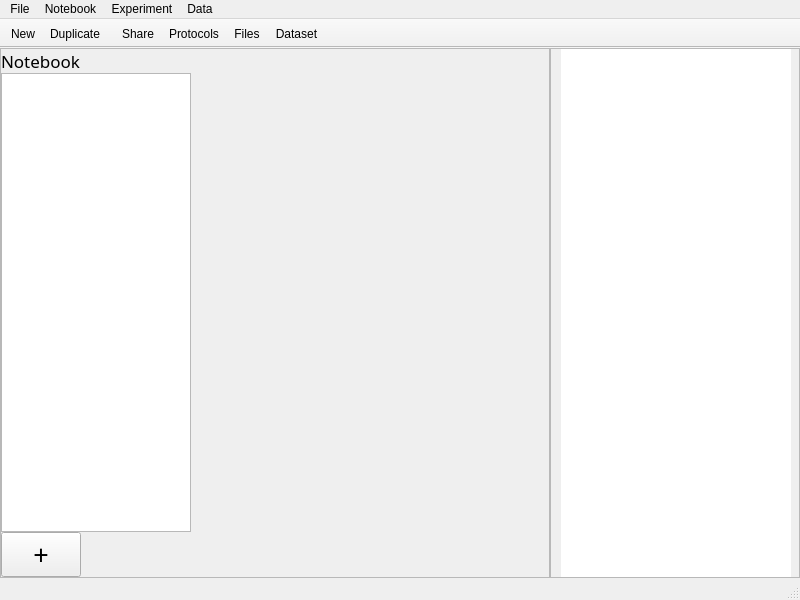
<?xml version="1.0" encoding="UTF-8"?>
<ui version="4.0">
 <class>MainWindow</class>
 <widget class="QMainWindow" name="MainWindow">
  <property name="geometry">
   <rect>
    <x>0</x>
    <y>0</y>
    <width>800</width>
    <height>600</height>
   </rect>
  </property>
  <property name="minimumSize">
   <size>
    <width>700</width>
    <height>450</height>
   </size>
  </property>
  <property name="windowTitle">
   <string>MainWindow</string>
  </property>
  <widget class="QWidget" name="central_widget">
   <layout class="QHBoxLayout" name="horizontalLayout">
    <property name="spacing">
     <number>0</number>
    </property>
    <property name="leftMargin">
     <number>0</number>
    </property>
    <property name="topMargin">
     <number>0</number>
    </property>
    <property name="rightMargin">
     <number>0</number>
    </property>
    <property name="bottomMargin">
     <number>0</number>
    </property>
    <item>
     <widget class="QFrame" name="frame">
      <property name="minimumSize">
       <size>
        <width>0</width>
        <height>0</height>
       </size>
      </property>
      <property name="font">
       <font>
        <pointsize>12</pointsize>
       </font>
      </property>
      <property name="frameShape">
       <enum>QFrame::StyledPanel</enum>
      </property>
      <property name="frameShadow">
       <enum>QFrame::Raised</enum>
      </property>
      <layout class="QVBoxLayout" name="verticalLayout">
       <property name="spacing">
        <number>0</number>
       </property>
       <property name="leftMargin">
        <number>0</number>
       </property>
       <property name="topMargin">
        <number>0</number>
       </property>
       <property name="rightMargin">
        <number>0</number>
       </property>
       <property name="bottomMargin">
        <number>0</number>
       </property>
       <item>
        <widget class="QLabel" name="lbl_notebook">
         <property name="font">
          <font>
           <family>.SF NS Text</family>
           <pointsize>13</pointsize>
           <weight>50</weight>
           <bold>false</bold>
          </font>
         </property>
         <property name="styleSheet">
          <string notr="true"/>
         </property>
         <property name="text">
          <string>Notebook</string>
         </property>
        </widget>
       </item>
       <item>
        <widget class="QListWidget" name="lst_notebook">
         <property name="minimumSize">
          <size>
           <width>190</width>
           <height>0</height>
          </size>
         </property>
         <property name="maximumSize">
          <size>
           <width>190</width>
           <height>16777215</height>
          </size>
         </property>
         <property name="spacing">
          <number>0</number>
         </property>
        </widget>
       </item>
       <item>
        <layout class="QHBoxLayout" name="frame_layout">
         <property name="spacing">
          <number>0</number>
         </property>
         <item>
          <widget class="QPushButton" name="btn_add_notebook">
           <property name="minimumSize">
            <size>
             <width>0</width>
             <height>0</height>
            </size>
           </property>
           <property name="font">
            <font>
             <family>.SF NS Text</family>
             <pointsize>20</pointsize>
             <weight>50</weight>
             <bold>false</bold>
            </font>
           </property>
           <property name="toolTip">
            <string/>
           </property>
           <property name="styleSheet">
            <string notr="true"/>
           </property>
           <property name="text">
            <string>+</string>
           </property>
           <property name="flat">
            <bool>false</bool>
           </property>
          </widget>
         </item>
         <item>
          <widget class="QPushButton" name="btn_settings">
           <property name="minimumSize">
            <size>
             <width>0</width>
             <height>0</height>
            </size>
           </property>
           <property name="maximumSize">
            <size>
             <width>16777215</width>
             <height>16777215</height>
            </size>
           </property>
           <property name="text">
            <string/>
           </property>
           <property name="iconSize">
            <size>
             <width>16</width>
             <height>16</height>
            </size>
           </property>
           <property name="flat">
            <bool>true</bool>
           </property>
          </widget>
         </item>
         <item>
          <spacer name="horizontalSpacer">
           <property name="orientation">
            <enum>Qt::Horizontal</enum>
           </property>
           <property name="sizeHint" stdset="0">
            <size>
             <width>40</width>
             <height>20</height>
            </size>
           </property>
          </spacer>
         </item>
        </layout>
       </item>
      </layout>
     </widget>
    </item>
    <item>
     <widget class="QFrame" name="entry_frame">
      <property name="minimumSize">
       <size>
        <width>250</width>
        <height>0</height>
       </size>
      </property>
      <property name="maximumSize">
       <size>
        <width>250</width>
        <height>16777215</height>
       </size>
      </property>
      <property name="frameShape">
       <enum>QFrame::StyledPanel</enum>
      </property>
      <property name="frameShadow">
       <enum>QFrame::Raised</enum>
      </property>
      <layout class="QHBoxLayout" name="horizontalLayout_2">
       <property name="spacing">
        <number>0</number>
       </property>
       <property name="leftMargin">
        <number>10</number>
       </property>
       <property name="topMargin">
        <number>0</number>
       </property>
       <property name="rightMargin">
        <number>10</number>
       </property>
       <property name="bottomMargin">
        <number>0</number>
       </property>
       <item>
        <widget class="QListWidget" name="lst_entry">
         <property name="minimumSize">
          <size>
           <width>230</width>
           <height>0</height>
          </size>
         </property>
         <property name="maximumSize">
          <size>
           <width>230</width>
           <height>16777215</height>
          </size>
         </property>
         <property name="autoFillBackground">
          <bool>false</bool>
         </property>
         <property name="styleSheet">
          <string notr="true"/>
         </property>
         <property name="frameShape">
          <enum>QFrame::NoFrame</enum>
         </property>
         <property name="spacing">
          <number>5</number>
         </property>
        </widget>
       </item>
      </layout>
     </widget>
    </item>
   </layout>
  </widget>
  <widget class="QMenuBar" name="menubar">
   <property name="geometry">
    <rect>
     <x>0</x>
     <y>0</y>
     <width>800</width>
     <height>22</height>
    </rect>
   </property>
   <widget class="QMenu" name="menuFile">
    <property name="title">
     <string>File</string>
    </property>
    <addaction name="act_new_experiment"/>
    <addaction name="separator"/>
    <addaction name="actionExport_as_PDF"/>
   </widget>
   <widget class="QMenu" name="menuNotebook">
    <property name="title">
     <string>Notebook</string>
    </property>
    <addaction name="actionNew_notebook"/>
    <addaction name="actionEdit_notebook"/>
    <addaction name="separator"/>
    <addaction name="actionDelete_notebook"/>
   </widget>
   <widget class="QMenu" name="menuExperiment">
    <property name="title">
     <string>Experiment</string>
    </property>
    <addaction name="actionNew_experiment_2"/>
    <addaction name="actionDuplicate_experiment"/>
   </widget>
   <widget class="QMenu" name="menuData">
    <property name="title">
     <string>Data</string>
    </property>
    <addaction name="act_protocols"/>
    <addaction name="act_files"/>
    <addaction name="act_dataset"/>
   </widget>
   <addaction name="menuFile"/>
   <addaction name="menuNotebook"/>
   <addaction name="menuExperiment"/>
   <addaction name="menuData"/>
  </widget>
  <widget class="QStatusBar" name="statusBar"/>
  <widget class="QToolBar" name="experiment_toolbar">
   <property name="windowTitle">
    <string>toolBar</string>
   </property>
   <property name="movable">
    <bool>false</bool>
   </property>
   <property name="iconSize">
    <size>
     <width>16</width>
     <height>16</height>
    </size>
   </property>
   <property name="toolButtonStyle">
    <enum>Qt::ToolButtonTextUnderIcon</enum>
   </property>
   <property name="floatable">
    <bool>false</bool>
   </property>
   <attribute name="toolBarArea">
    <enum>TopToolBarArea</enum>
   </attribute>
   <attribute name="toolBarBreak">
    <bool>false</bool>
   </attribute>
   <addaction name="act_new"/>
   <addaction name="act_duplicate"/>
  </widget>
  <widget class="QToolBar" name="data_toolbar">
   <property name="windowTitle">
    <string>toolBar_2</string>
   </property>
   <property name="movable">
    <bool>false</bool>
   </property>
   <property name="iconSize">
    <size>
     <width>16</width>
     <height>16</height>
    </size>
   </property>
   <property name="toolButtonStyle">
    <enum>Qt::ToolButtonTextUnderIcon</enum>
   </property>
   <property name="floatable">
    <bool>false</bool>
   </property>
   <attribute name="toolBarArea">
    <enum>TopToolBarArea</enum>
   </attribute>
   <attribute name="toolBarBreak">
    <bool>false</bool>
   </attribute>
   <addaction name="act_share"/>
   <addaction name="act_protocols"/>
   <addaction name="act_files"/>
   <addaction name="act_dataset"/>
  </widget>
  <widget class="QToolBar" name="search_toolbar">
   <property name="windowTitle">
    <string>toolBar</string>
   </property>
   <property name="movable">
    <bool>false</bool>
   </property>
   <property name="allowedAreas">
    <set>Qt::NoToolBarArea</set>
   </property>
   <property name="floatable">
    <bool>false</bool>
   </property>
   <attribute name="toolBarArea">
    <enum>TopToolBarArea</enum>
   </attribute>
   <attribute name="toolBarBreak">
    <bool>false</bool>
   </attribute>
  </widget>
  <action name="act_new">
   <property name="text">
    <string>New</string>
   </property>
   <property name="toolTip">
    <string>New experiment</string>
   </property>
  </action>
  <action name="act_duplicate">
   <property name="text">
    <string>Duplicate</string>
   </property>
   <property name="toolTip">
    <string>Duplicate the current experiment</string>
   </property>
  </action>
  <action name="act_share">
   <property name="text">
    <string>Share</string>
   </property>
   <property name="toolTip">
    <string>Share as PDF</string>
   </property>
  </action>
  <action name="act_new_experiment">
   <property name="text">
    <string>New experiment</string>
   </property>
  </action>
  <action name="actionExport_as_PDF">
   <property name="text">
    <string>Export as PDF</string>
   </property>
  </action>
  <action name="actionNew_notebook">
   <property name="text">
    <string>New notebook</string>
   </property>
  </action>
  <action name="actionEdit_notebook">
   <property name="text">
    <string>Edit notebook</string>
   </property>
  </action>
  <action name="actionDelete_notebook">
   <property name="text">
    <string>Delete notebook</string>
   </property>
  </action>
  <action name="actionNew_experiment_2">
   <property name="text">
    <string>New experiment</string>
   </property>
  </action>
  <action name="actionDuplicate_experiment">
   <property name="text">
    <string>Duplicate experiment</string>
   </property>
  </action>
  <action name="act_protocols">
   <property name="text">
    <string>Protocols</string>
   </property>
   <property name="toolTip">
    <string>Open protocole window</string>
   </property>
  </action>
  <action name="act_files">
   <property name="text">
    <string>Files</string>
   </property>
   <property name="toolTip">
    <string>Open files window</string>
   </property>
  </action>
  <action name="act_dataset">
   <property name="text">
    <string>Dataset</string>
   </property>
   <property name="toolTip">
    <string>Open dataset window</string>
   </property>
  </action>
 </widget>
 <resources/>
 <connections/>
</ui>
